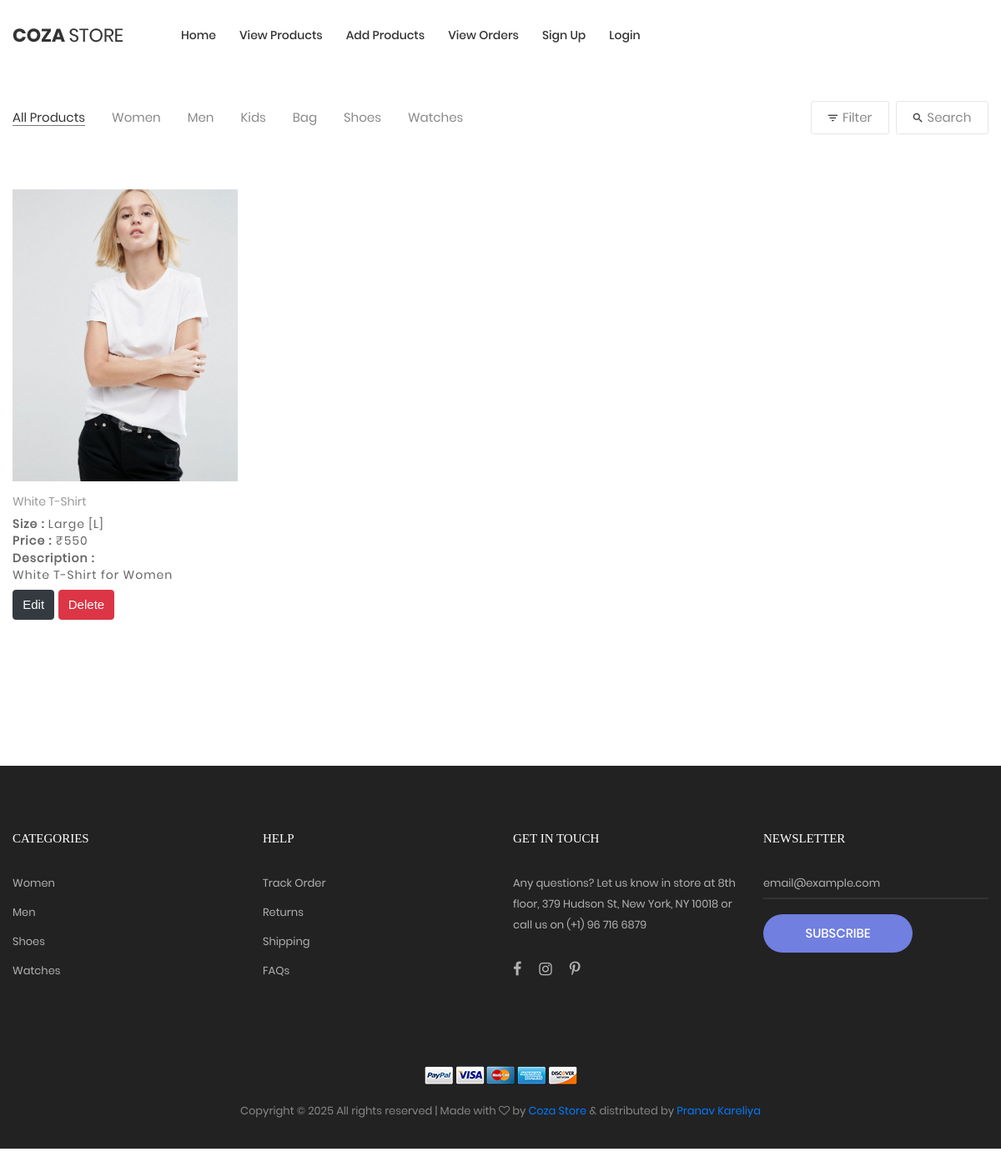
Page /seller_product_details/16/ on the committed database.
### myapp/models.py (models this page shows, shortened)
class Product(models.Model):
    category=(
        ("men","men"),
        ("women","women"),
        ("kids","kids"),
    )
    size=(
        ("s","s"),
        ("m","m"),
        ("l","l"),
        ("xl","xl"),
        ("xxl","xxl"),
    )
    seller=models.ForeignKey(User,on_delete=models.CASCADE)
    product_category=models.CharField(max_length=100,choices=category)
    product_size=models.CharField(max_length=100,choices=size)
    product_name=models.CharField(max_length=100)
    product_price=models.PositiveIntegerField()
    product_picture=models.ImageField(upload_to="product_picture/")
    product_desc=models.TextField()

### myapp/views.py (the view)
# urls.py: path('seller_product_details/<int:pk>/',views.seller_product_details,name='seller_product_details'),
def seller_product_details(request,pk):
    product=Product.objects.get(pk=pk)
    return render(request, 'seller_product_details.html',{'product':product})

### myapp/templates/seller_product_details.html (shortened to what this page needs)
{% extends 'seller_header.html' %}
{% load static %}
{% block content %}
<!DOCTYPE html>
<html lang="en">
<head>
</head>
<body class="animsition">
	<div class="bg0 m-t-23 p-b-140">
		<div class="container">
			<div class="flex-w flex-sb-m p-b-52">
				<div class="flex-w flex-l-m filter-tope-group m-tb-10">
					<button class="stext-106 cl6 hov1 bor3 trans-04 m-r-32 m-tb-5 how-active1" data-filter="*">
						All Products
					</button>
					<button class="stext-106 cl6 hov1 bor3 trans-04 m-r-32 m-tb-5" data-filter=".women">
						Women
					</button>
					<button class="stext-106 cl6 hov1 bor3 trans-04 m-r-32 m-tb-5" data-filter=".men">
						Men
					</button>
					<button class="stext-106 cl6 hov1 bor3 trans-04 m-r-32 m-tb-5" data-filter=".kids">
                        Kids
                    </button>
					<button class="stext-106 cl6 hov1 bor3 trans-04 m-r-32 m-tb-5" data-filter=".bag">
						Bag
					</button>
					<button class="stext-106 cl6 hov1 bor3 trans-04 m-r-32 m-tb-5" data-filter=".shoes">
						Shoes
					</button>
					<button class="stext-106 cl6 hov1 bor3 trans-04 m-r-32 m-tb-5" data-filter=".watches">
						Watches
					</button>
				</div>
				<div class="flex-w flex-c-m m-tb-10">
					<div class="flex-c-m stext-106 cl6 size-104 bor4 pointer hov-btn3 trans-04 m-r-8 m-tb-4 js-show-filter">
						<i class="icon-filter cl2 m-r-6 fs-15 trans-04 zmdi zmdi-filter-list"></i>
						 Filter
					</div>
					<div class="flex-c-m stext-106 cl6 size-105 bor4 pointer hov-btn3 trans-04 m-tb-4 js-show-search">
						<i class="icon-search cl2 m-r-6 fs-15 trans-04 zmdi zmdi-search"></i>
						Search
					</div>
				</div>
			</div>
			<div class="row isotope-grid">
				<div class="col-sm-6 col-md-4 col-lg-3 p-b-35 isotope-item {{product.product_category}}">
					<div class="block2">
						<div class="block2-pic hov-img0">
							<img src="{{product.product_picture.url}}" alt="IMG-PRODUCT" style="width:280px;height: 350px;">
						</div>
						<div class="block2-txt flex-w flex-t p-t-14">
							<div class="block2-txt-child1 flex-col-l">
								<a href="product-detail.html" class="stext-104 cl4 hov-cl1 trans-04 js-name-b2 p-b-6">
									{{product.product_name}}
								</a>
								<span class="stext-105 cl3">
                                    {% if product.product_size == 's' %}
									    <b>Size : </b> Small [S]
                                    {% elif product.product_size == 'm' %}
                                        <b>Size : </b> Medium [M]
                                    {% elif product.product_size == 'l' %}
                                        <b>Size : </b> Large [L]
                                    {% elif product.product_size == 'xl' %}
                                        <b>Size : </b> Extra Large [XL]
                                    {% elif product.product_size == 'xxl' %}
                                        <b>Size : </b> Extra Extra Large [XXL]
                                    {% endif %}
								</span>
								<span class="stext-105 cl3">
									<b>Price : </b>₹{{product.product_price}}
								</span>
								<span class="stext-105 cl3">
									<b>Description : </b> <br> {{product.product_desc}}
								</span>
                                <div class="mt-2">
                                    <a href="{% url 'seller_edit_product' pk=product.pk %}">
                                        <button class="btn btn-dark">Edit</button>
                                    </a>
                                    <a href="{% url 'seller_delete_product' pk=product.pk %}">
                                        <button class="btn btn-danger">Delete</button>
                                    </a>
                                </div>
							</div>
						</div>
					</div>
				</div>
			</div>
		</div>
	</div>
</body>
</html>
{% endblock %}

### myapp/static/css/main.css (style rules this page uses)
.container { max-width: 1380px; }
@media (max-width: 1600px) { .container { max-width: 1200px; } }
.block2-pic { position: relative; }
.block2-txt-child1 { width: calc(100% - 30px); }
.cl2 { color: #333; }
.cl3 { color: #666; }
.cl4 { color: #999; }
.cl6 { color: #888; }
.stext-104 { font-family: Poppins-Regular; font-size: 14px; line-height: 1.466667; }
.stext-105 { font-family: Poppins-Regular; font-size: 14px; line-height: 1.466667; letter-spacing: 1px; }
.stext-106 { font-family: Poppins-Regular; font-size: 15px; line-height: 1.2; }
.size-104 { min-width: 94px; height: 40px; }
.size-105 { min-width: 111px; height: 40px; }
.bg0 { background-color: #fff; }
.bor3 { border-bottom: 1px solid transparent; }
.bor4 { border: 1px solid #e6e6e6; border-radius: 3px; }
.how-active1 { color: #333; border-color: #797979; }
.hov-img0 { display: block; overflow: hidden; }
.hov-img0 img { width: 100%; -webkit-transition: transform 0.9s ease; -o-transition: transform 0.9s ease; -moz-transition: transform 0.9s ease; transition: transform 0.9s ease; }

### rows in the picture
Product: product_picture (picture), product_name "White T-Shirt", product_price "550", product_desc "White T-Shirt for Women"
